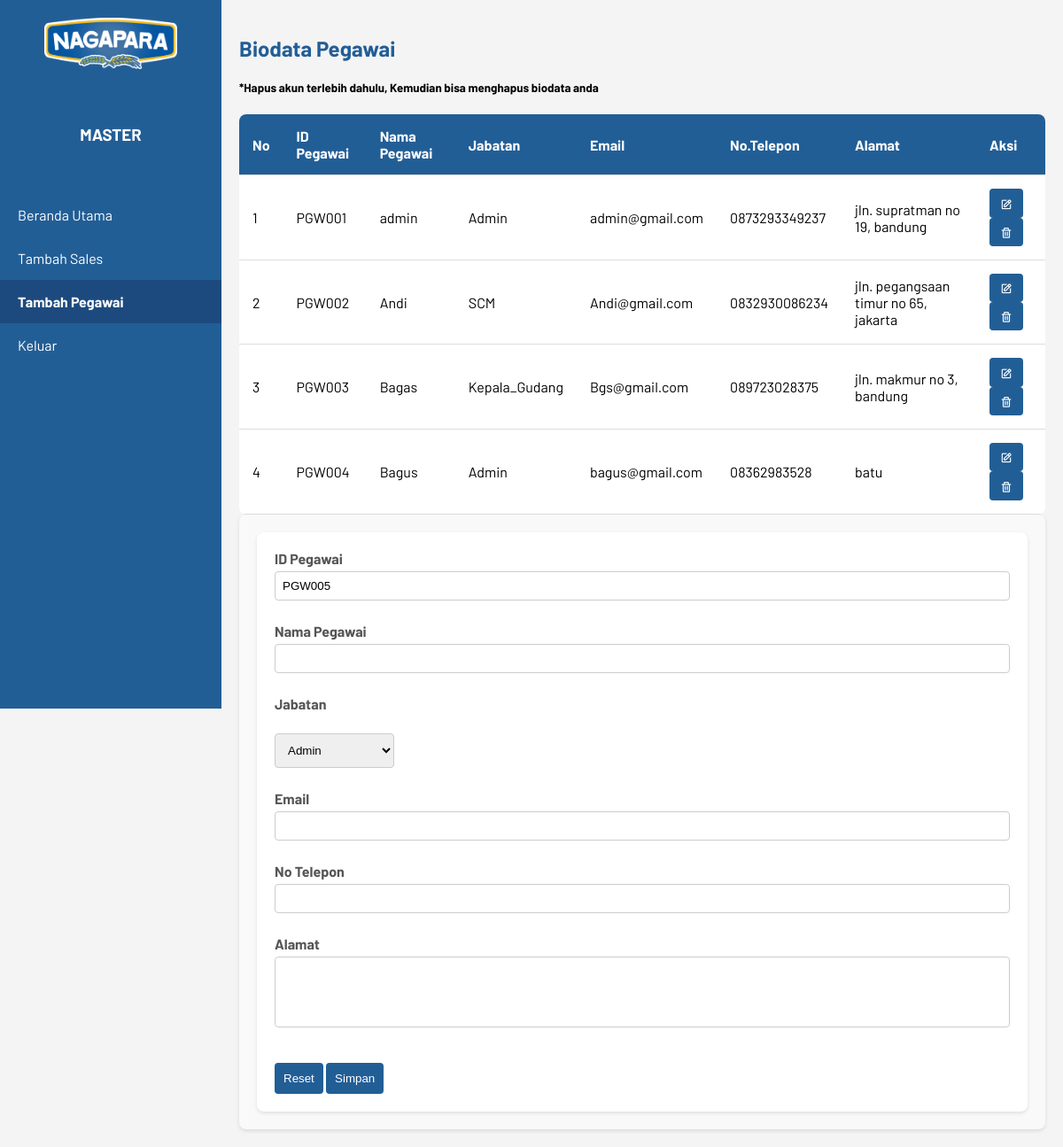
Page /halaman/Bos/biopegawai.php on the committed database.
### tables this page shows
CREATE TABLE `pegawai` (
  `id_pegawai` varchar(6) NOT NULL,
  `nama_pegawai` varchar(30) NOT NULL,
  `jabatan` enum('Admin','SCM','Kepala_Gudang') NOT NULL,
  `email` varchar(30) NOT NULL,
  `no_telepon` varchar(13) NOT NULL,
  `alamat` text NOT NULL
);

### halaman/Bos/biopegawai.php (the view, shortened to what this page needs)
<!DOCTYPE html>
<html lang="en">
<head>
  <link href="https://unpkg.com/boxicons@2.1.4/css/boxicons.min.css" rel="stylesheet" />
  <link rel="stylesheet" href="../../css/index.css" />
</head>
<body>
    <div class="sidebar">
          <div class="logo">
              <img src="../../img/logo.png" alt="Logo">
          </div>
          <div class="user-info">
            <h3>MASTER</h3>
          </div>
          <nav class="nav-menu">
              <ul>
                <li><a href="master.php" >Beranda Utama</a></li>
                <li><a href="biosales.php"  >Tambah Sales</a></li>
                <li><a href="biopegawai.php" class="active" >Tambah Pegawai</a></li>
                <li><a href="../login.php">Keluar</a></li>
              </ul>
          </nav>
      </div>
      <div class="main-content">
        <section id="daftar-pegawai">
        <h1>Biodata Pegawai</h1>
          <h5>*Hapus akun terlebih dahulu, Kemudian bisa menghapus biodata anda</h5>
          <table class="product-table">
        <thead>
          <tr>
            <th>No</th>
            <th>ID Pegawai</th>
            <th>Nama Pegawai</th>
            <th>Jabatan</th>
            <th>Email</th>
            <th>No.Telepon</th>
            <th>Alamat</th>
            <th>Aksi</th>
          </tr>
        </thead>
        <tbody>
          <?php
          require("../../koneksi.php");
          $sql = "SELECT * FROM pegawai";
          $hasil = mysqli_query($conn, $sql);
          $n = 1;
          while ($row = mysqli_fetch_row($hasil)) {
            list( $id_pegawai, $nama_pegawai, $jabatan, $email, $no_telepon, $alamat) = $row;
            echo "<tr>
                  <td>$n</td>
                  <td>$id_pegawai</td>
                  <td>$nama_pegawai</td>
                  <td>$jabatan</td>
                  <td>$email</td>
                  <td>$no_telepon</td>
                  <td>$alamat</td>
                  <td>
                      <button class='edit-btn'><a href='editbiopegawai.php?id_pegawai=$id_pegawai'><i class='bx bx-edit'></i></a></button>
                      <button class='delete-btn'><a href='aksihapusbiopegawai.php?id_pegawai=$id_pegawai' onclick=\"return confirm('Anda Yakin mau menghapus data ini?')\"><i class='bx bx-trash'></i></a></button>
                  </td>
              </tr>";
            $n++;
          }
          ?>
        </tbody>
      </table>
        </section>
        <section id="form-penambahan">
        <form id="formTambahProduk" action="aksitambahbiopegawai.php" method="post">
              <div class="form-group">
                <div class="form-row">
                  <label for="id_pegawai">ID Pegawai</label>
                  <?php
                  require("../../koneksi.php");
                  $query = mysqli_query($conn, "SELECT max(id_pegawai) as kodeTerbesar FROM pegawai");
                  $data = mysqli_fetch_array($query);
                  $id_pegawai = $data['kodeTerbesar'];
                  $urutan = (int) substr($id_pegawai, 4);
                  $urutan++;
                  $id_pegawai = "PGW" . sprintf("%03s", $urutan);
                  ?>
                  <input type="text" id="id_pegawai" name="id_pegawai" value="<?php echo $id_pegawai; ?>" readonly />
                </div>
                <div class="form-row">
                  <label for="nama_pegawai">Nama Pegawai</label>
                  <input type="text" id="nama_pegawai" name="nama_pegawai" required />
                </div>
                <div class="form-row">
                <label for="jabatan">Jabatan</label><br>
                <select name="jabatan" id="jabatan" required>
                    <option value="Admin">Admin</option>
                </select>
                </div>
                <div class="form-row">
                  <label for="email">Email</label>
                  <input type="email" id="email" name="email" required />
                </div>
                <div class="form-row">
                  <label for="no_telepon">No Telepon</label>
                  <input type="text" id="no_telepon" name="no_telepon" required />
                </div>
                <div class="form-row">
                  <label for="alamat">Alamat</label>
                  <input type="textarea" id="alamat" name="alamat" required />
                </div>
              </div>
              <div class="modal1-footer">
                <button type="reset" class="btn btn-secondary">Reset</button>
                <button type="submit" class="btn btn-primary">Simpan</button>
              </div>
            </form>
        </section>
</body>
</html>

### css/index.css (style rules this page uses)
html { scroll-behavior: smooth; }
body { font-family: Barlow, sans-serif; margin: 0; padding: 0; display: flex; background-color: #f4f4f4; }
.sidebar { width: 250px; background-color: #225e96; color: #fff; height: 100vh; position: fixed; display: flex; flex-direction: column; align-items: center; }
.logo img { max-width: 150px; margin: 20px 0; }
.user-info { margin: 20px 0; text-align: center; }
.nav-menu ul { list-style-type: none; padding: 0; }
.nav-menu ul li { width: 100%; }
.nav-menu ul li a { text-decoration: none; color: #fff; display: block; padding: 15px 20px; width: 250px; box-sizing: border-box; }
.nav-menu ul li a.active { background-color: #1d4a7e; font-weight: bold; }
.main-content { margin-left: 250px; padding: 20px; width: calc(100% - 250px); }
h1 { color: #225e96; }
form { display: flex; flex-direction: column; background-color: #fff; padding: 20px; border-radius: 8px; box-shadow: 0 2px 4px rgba(0, 0, 0, 0.1); }
form label { margin-bottom: 5px; font-weight: bold; }
form input { margin-bottom: 15px; padding: 10px; border: 1px solid #ccc; border-radius: 4px; }
form select { margin-bottom: 15px; padding: 10px; border: 1px solid #ccc; border-radius: 4px; }
form button { padding: 10px; border: none; border-radius: 4px; background-color: #225e96; color: #fff; cursor: pointer; }
table { width: 100%; border-collapse: collapse; margin-top: 20px; background-color: #fff; border-radius: 8px; overflow: hidden; }
table th, table td { padding: 15px; text-align: left; border-bottom: 1px solid #ddd; }
table th { background-color: #225e96; color: #fff; }
.product-table button { padding: 8px 12px; border: none; border-radius: 4px; background-color: #225e96; color: #fff; cursor: pointer; font-size: 14px; }
.edit-btn, .delete-btn { transition: background-color 0.3s, color 0.3s; }
.edit-btn a, .delete-btn a { text-decoration: none; color: inherit; }
.edit-btn { background-color: #4caf50; color: white; }
.delete-btn { color: white; }
.edit-btn i, .delete-btn i { vertical-align: middle; }
#form-penambahan { padding: 20px; background-color: #f9f9f9; border-radius: 8px; box-shadow: 0 2px 4px rgba(0, 0, 0, 0.1); }
.form-group { margin-bottom: 15px; }
.form-row { margin-bottom: 10px; }
.form-row label { display: block; margin-bottom: 5px; font-weight: bold; color: #555; }
.form-row input[type="text"], .form-row input[type="email"], .form-row input[type="textarea"] { width: 100%; padding: 8px; border: 1px solid #ccc; border-radius: 4px; box-sizing: border-box; }
.form-row input[type="textarea"] { height: 80px; resize: vertical; }

### rows in the picture
pegawai: id_pegawai "PGW001", nama_pegawai "admin", jabatan "Admin", email "admin@gmail.com", no_telepon "0873293349237", alamat "jln. supratman no 19, bandung"
pegawai: id_pegawai "PGW002", nama_pegawai "Andi", jabatan "SCM", email "Andi@gmail.com", no_telepon "0832930086234", alamat "jln. pegangsaan timur no 65, jakarta"
pegawai: id_pegawai "PGW003", nama_pegawai "Bagas", jabatan "Kepala_Gudang", email "Bgs@gmail.com", no_telepon "089723028375", alamat "jln. makmur no 3, bandung"
pegawai: id_pegawai "PGW004", nama_pegawai "Bagus", jabatan "Admin", email "bagus@gmail.com", no_telepon "08362983528", alamat "batu"
